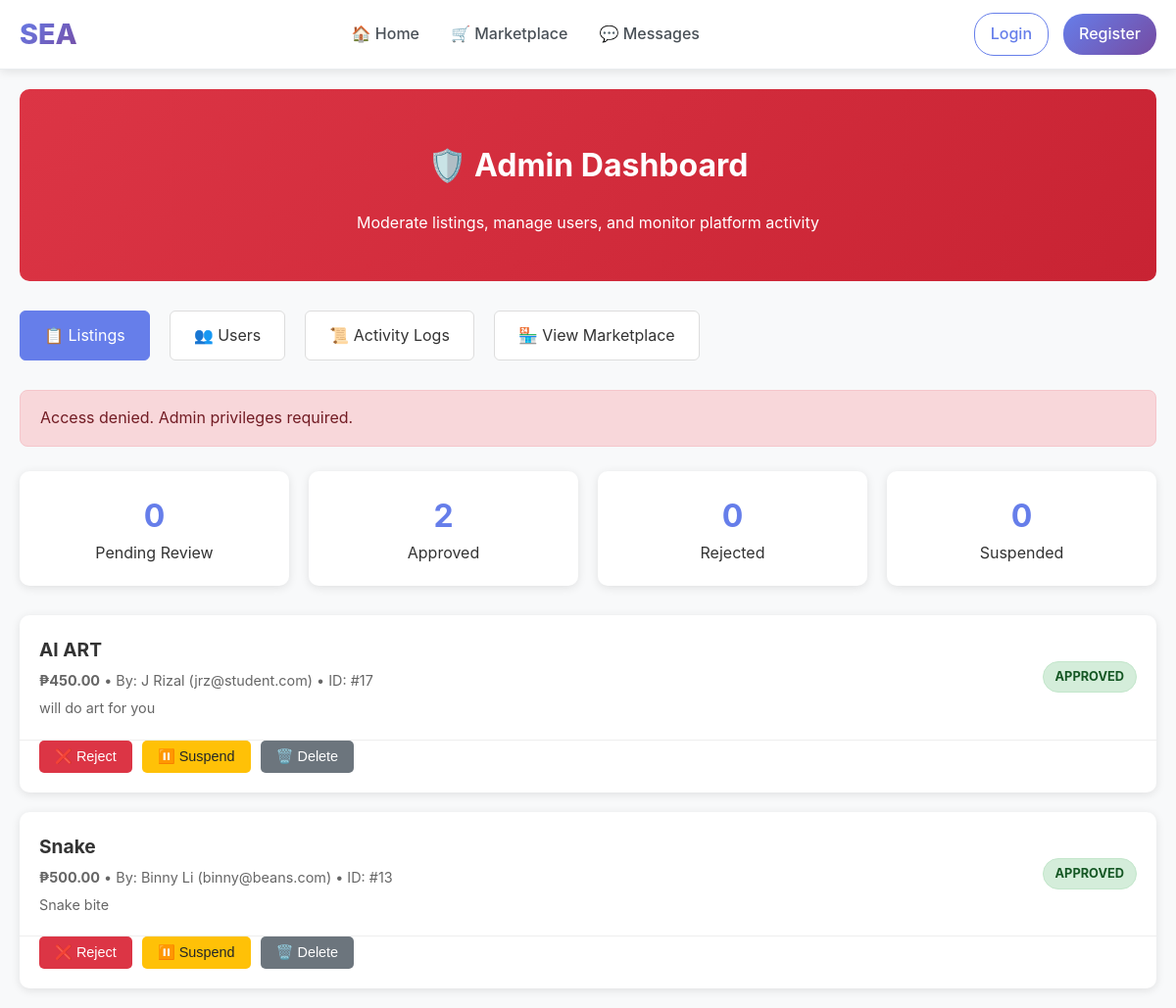
/admin, run on an earlier commit of the app's database.
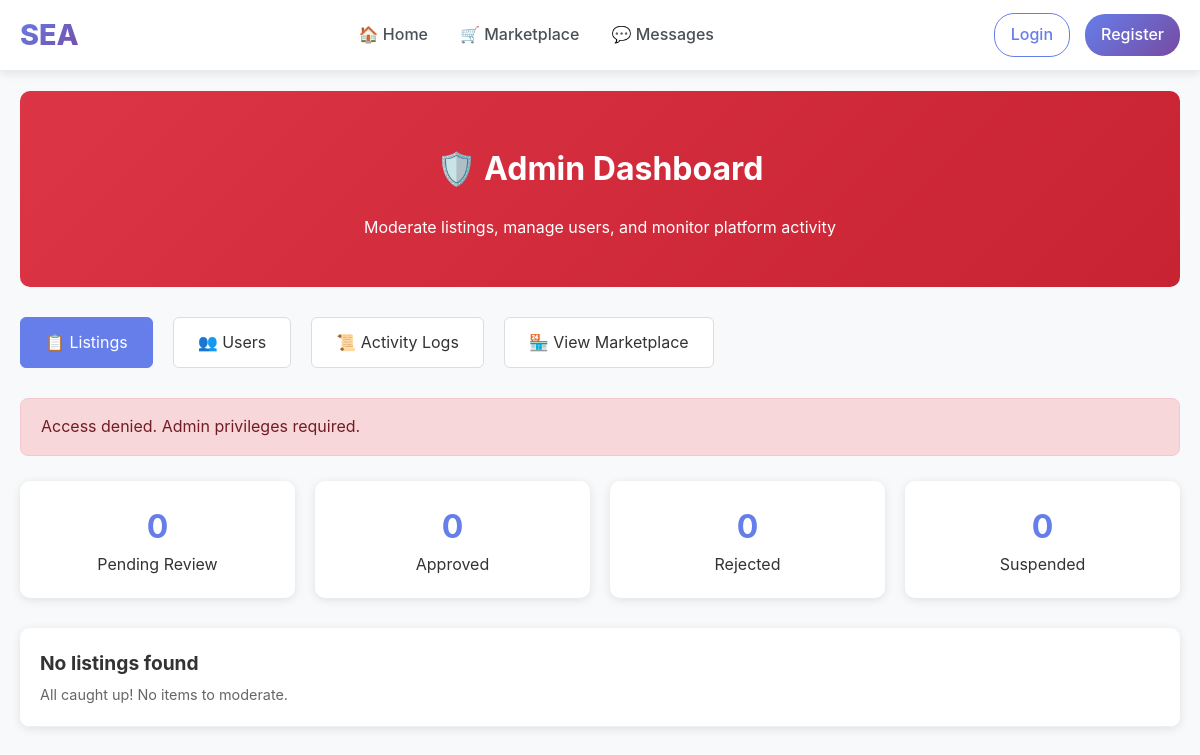
And on a later commit of the database.
### tables this page shows
CREATE TABLE items (
        item_id INTEGER PRIMARY KEY AUTOINCREMENT,
        student_id INTEGER,
        item_name TEXT NOT NULL,
        price REAL NOT NULL,
        description TEXT,
        image TEXT, contact TEXT, payment TEXT, status TEXT DEFAULT 'available', category TEXT DEFAULT "other", moderation_status TEXT DEFAULT 'approved',
        FOREIGN KEY (student_id) REFERENCES students(student_id)
    );

CREATE TABLE students (
        student_id INTEGER PRIMARY KEY AUTOINCREMENT,
        name TEXT NOT NULL,
        email TEXT UNIQUE NOT NULL,
        password TEXT NOT NULL,
        org TEXT
    , is_admin INTEGER DEFAULT 0, email_verified INTEGER DEFAULT 0, verification_code TEXT DEFAULT NULL, verification_code_expires DATETIME DEFAULT NULL);

### app.py (the view)
@app.route('/admin')
def admin_dashboard():
    if not require_admin():
        return redirect(url_for('home'))
    conn = get_db_connection()
    cur = conn.cursor()
    cur.execute("""
        SELECT i.*, s.name as seller_name, s.email as seller_email,
               (SELECT COUNT(*) FROM admin_actions WHERE target_type='item' AND target_id=i.item_id) as action_count
        FROM items i
        JOIN students s ON i.student_id = s.student_id
        ORDER BY i.item_id DESC
    """)
    items = [dict(row) for row in cur.fetchall()]
    cur.execute("SELECT moderation_status, COUNT(*) as count FROM items GROUP BY moderation_status")
    stats = dict(cur.fetchall())
    conn.close()
    return render_template('admin/dashboard.html', items=items, stats=stats)

### app.py (called while the page is built, shortened)
def get_db_connection():
    db_path = os.path.join(BASE_DIR, 'database', 'marketplace.db')
    conn = sqlite3.connect(db_path, timeout=30.0)
    conn.row_factory = sqlite3.Row
    conn.execute('PRAGMA journal_mode=WAL;')
    return conn

def require_login():
    if 'user_id' not in session:
        return False

@app.context_processor
def inject_csrf_token():
    return dict(csrf_token=generate_csrf_token)

@app.context_processor
def inject_admin_status():
    return dict(is_admin_user=is_admin())

def is_admin():
    if not require_login():
        return False

def require_admin():
    if not is_admin():
        flash("Access denied. Admin privileges required.", "error")
        return redirect(url_for('home'))
    return True

@app.template_filter('php')
def format_php(value):
    try:
        if value is None or value == '':
            return ''
        s = str(value).strip()
        s = s.replace(',', '').replace('₱', '').replace('PHP', '').strip()
        v = float(s)
        return f"₱{v:,.2f}"
    except Exception:
        return value

### templates/admin/dashboard.html (shortened to what this page needs)
{% extends "base.html" %}
{% block content %}
<div class="admin-page">
  <div class="admin-header">
    <h1>🛡️ Admin Dashboard</h1>
    <p>Moderate listings, manage users, and monitor platform activity</p>
  </div>
  <div class="admin-nav">
    <a href="{{ url_for('admin_dashboard') }}" class="active">📋 Listings</a>
    <a href="{{ url_for('admin_users') }}">👥 Users</a>
    <a href="{{ url_for('admin_logs') }}">📜 Activity Logs</a>
    <a href="{{ url_for('marketplace') }}">🏪 View Marketplace</a>
  </div>
  {% with messages = get_flashed_messages(with_categories=true) %}
    {% if messages %}
      {% for category, message in messages %}
        <div class="alert {{ category }}">
          {{ message }}
        </div>
      {% endfor %}
    {% endif %}
  {% endwith %}
  <div class="stats-grid">
    <div class="stat-card">
      <div class="stat-number">{{ stats.get('pending', 0) }}</div>
      <div>Pending Review</div>
    </div>
    <div class="stat-card">
      <div class="stat-number">{{ stats.get('approved', 0) }}</div>
      <div>Approved</div>
    </div>
    <div class="stat-card">
      <div class="stat-number">{{ stats.get('rejected', 0) }}</div>
      <div>Rejected</div>
    </div>
    <div class="stat-card">
      <div class="stat-number">{{ stats.get('suspended', 0) }}</div>
      <div>Suspended</div>
    </div>
  </div>
  <div class="items-grid">
    {% for item in items %}
    <div class="item-card">
      <div class="item-header">
        <div class="item-info">
          <div class="item-name">{{ item.item_name }}</div>
          <div class="item-meta">
            <strong>{{ item.price|php }}</strong> •
            By: {{ item.seller_name }} ({{ item.seller_email }}) •
            ID: #{{ item.item_id }}
          </div>
          <div class="item-meta" style="margin-top: 5px;">
            {{ item.description[:100] }}{% if item.description|length > 100 %}...{% endif %}
          </div>
        </div>
        <span class="status-badge status-{{ item.moderation_status }}">
          {{ item.moderation_status }}
        </span>
      </div>
      <div class="item-actions">
        {% if item.moderation_status != 'rejected' %}
          <form method="POST" action="{{ url_for('moderate_item', item_id=item.item_id, action='reject') }}" style="display: inline;">
            <button type="submit" class="btn-action btn-reject"
                    onclick="return confirm('Reject this listing?');">
              ❌ Reject
            </button>
          </form>
        {% endif %}
        {% if item.moderation_status != 'suspended' %}
          <form method="POST" action="{{ url_for('moderate_item', item_id=item.item_id, action='suspend') }}" style="display: inline;">
            <button type="submit" class="btn-action btn-suspend"
                    onclick="return confirm('Suspend this listing?');">
              ⏸️ Suspend
            </button>
          </form>
        {% endif %}
        <form method="POST" action="{{ url_for('moderate_item', item_id=item.item_id, action='delete') }}" style="display: inline;">
          <button type="submit" class="btn-action btn-delete"
                  onclick="return confirm('⚠️ PERMANENTLY DELETE this listing? This cannot be undone!');">
            🗑️ Delete
          </button>
        </form>
      </div>
    </div>
    {% endfor %}
    {% if not items %}
    <div class="item-card">
      <div class="item-header">
        <div class="item-info">
          <div class="item-name">No listings found</div>
          <div class="item-meta">All caught up! No items to moderate.</div>
        </div>
      </div>
    </div>
    {% endif %}
  </div>
</div>
{% endblock %}

What changed in the data, as far as the page shows it:
removed items: item_name "AI ART", price|php "₱450.00", seller_name "J Rizal", seller_email "jrz@student.com", item_id "17", description "will do art for you", moderation_status "APPROVED"
removed items: item_name "Snake", price|php "₱500.00", seller_name "Binny Li", seller_email "binny@beans.com", item_id "13", description "Snake bite", moderation_status "APPROVED"
Also different on the page:
{{ stats.get('approved', 0) }}: "2" → "0"
text now shown: "No listings found All caught up! No items to moderate."
